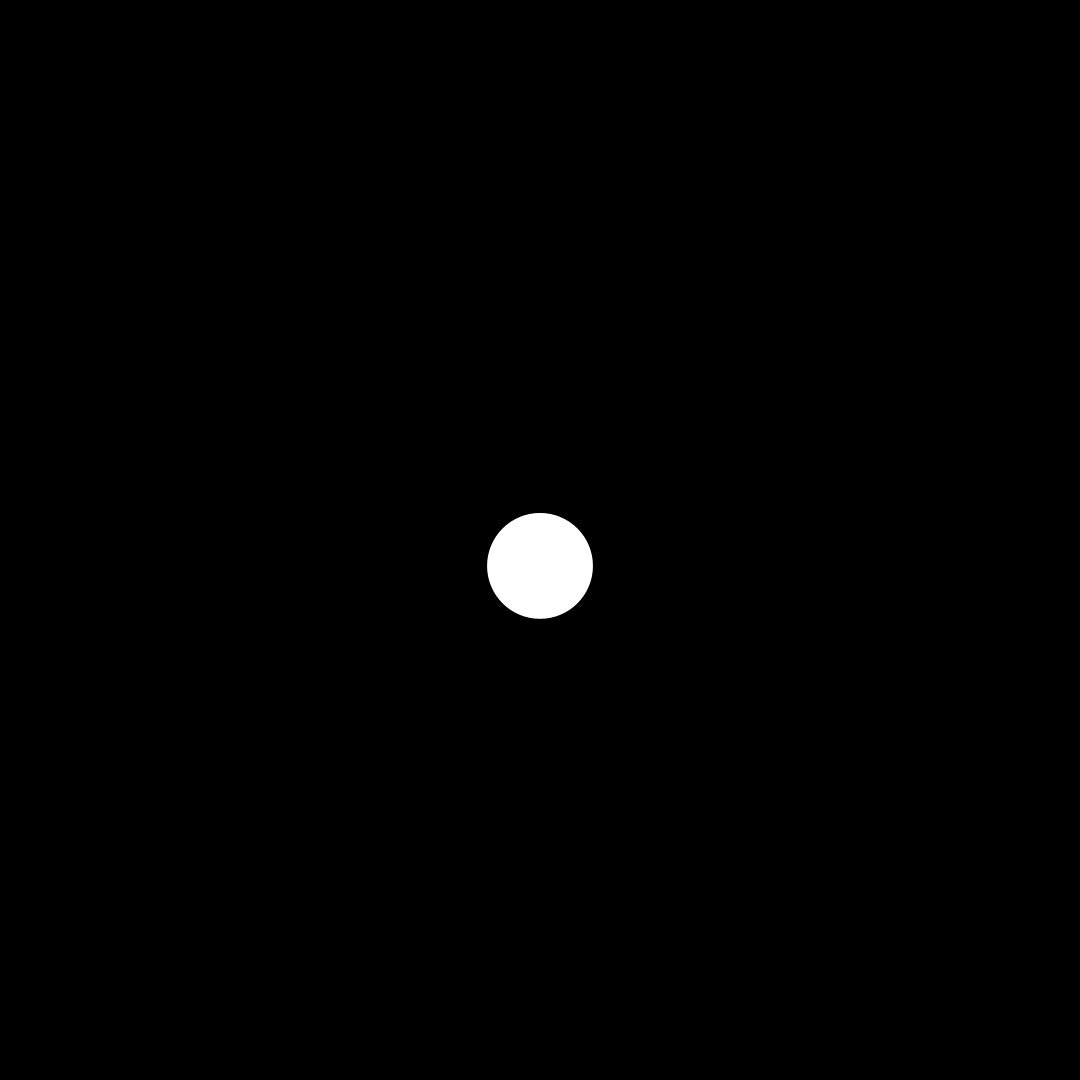
Frame 1 (no input)
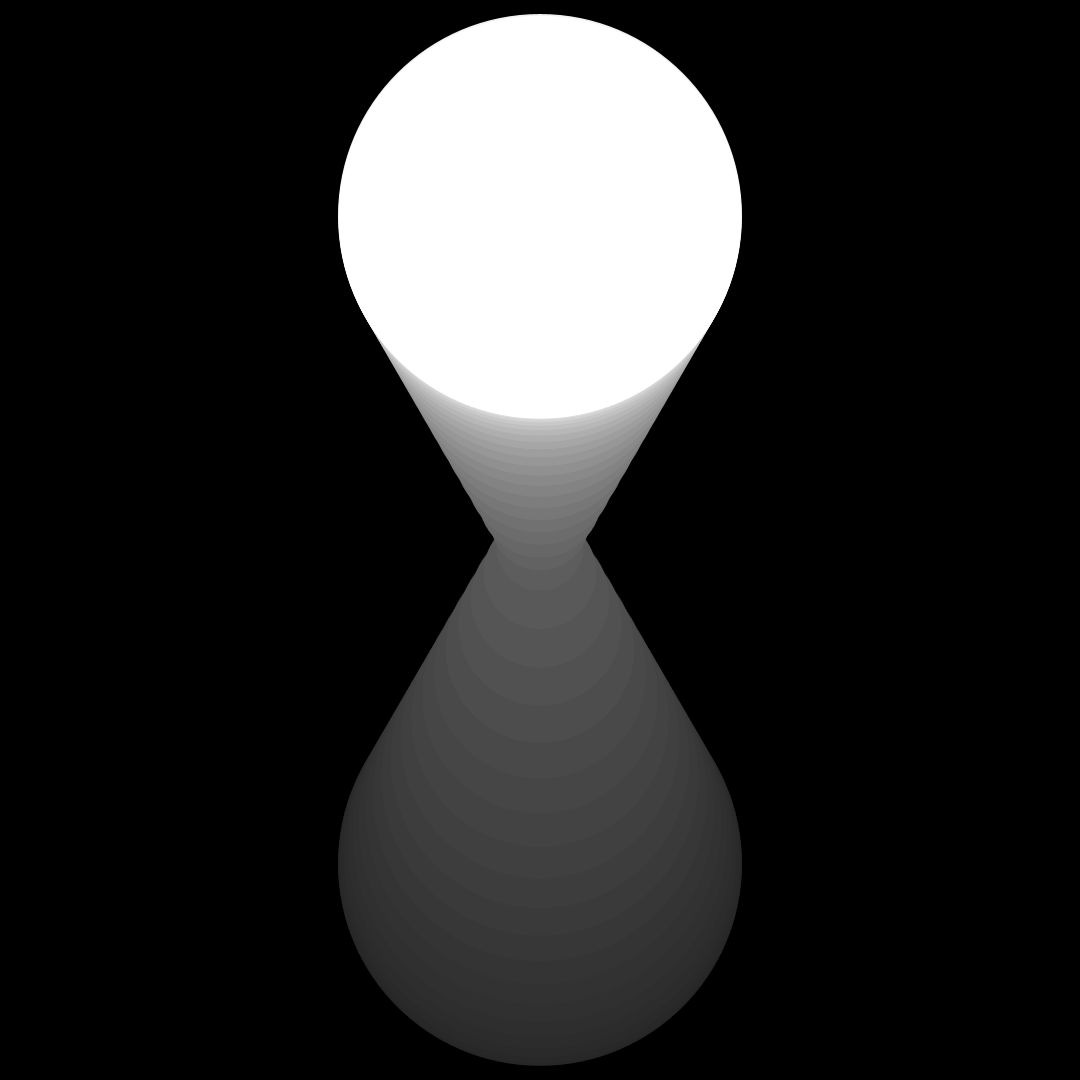
Frame 60 (the mouse pressed at the canvas centre just before this capture)
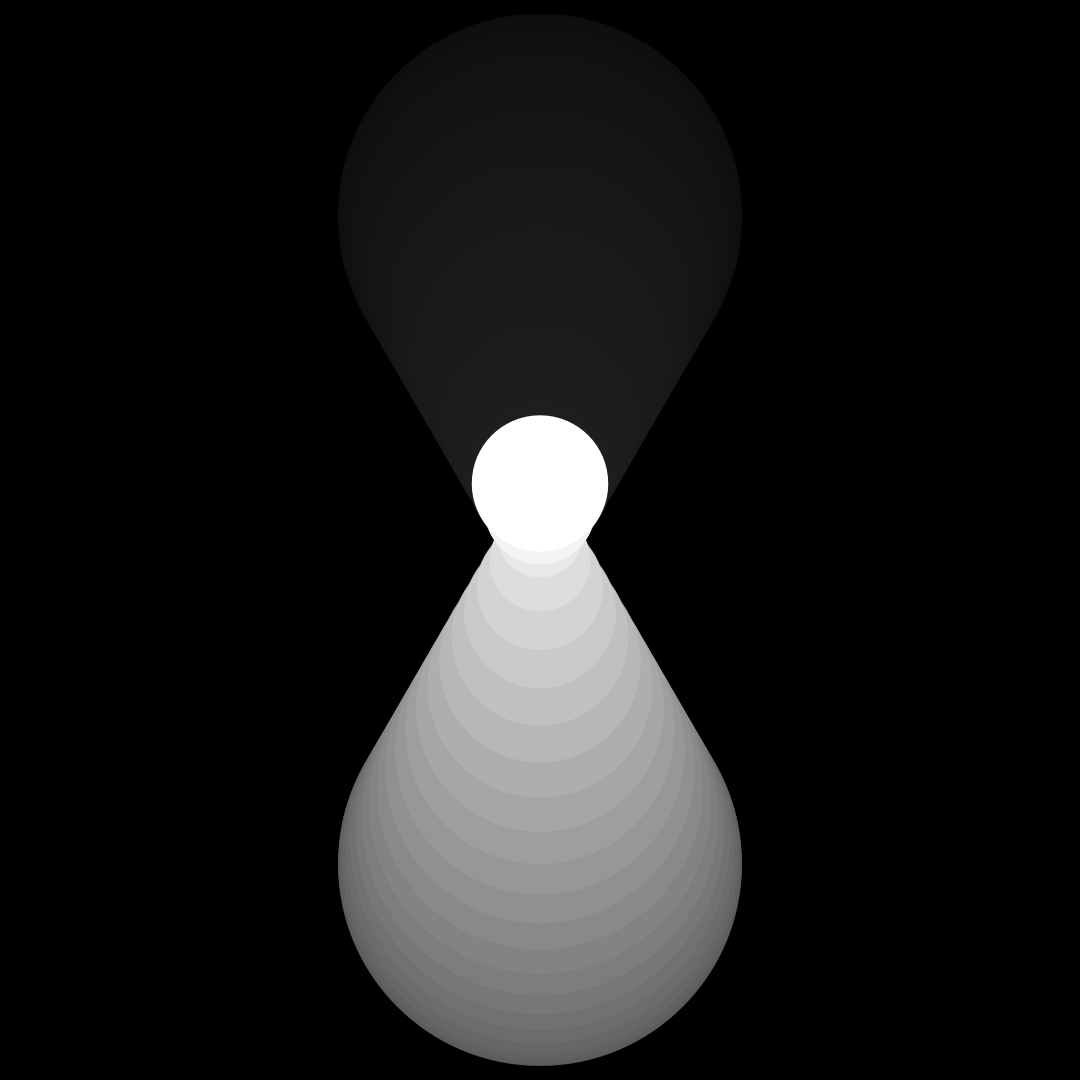
Frame 120 (the mouse held since frame 60 and released just before this capture)

The Processing sketch that drew these frames (run headless with seeded random() and noise(); from frame 60 on, the mouse is pressed at the canvas centre):

// Processing sketch: week09_alptugan_cheapTricks_10
// ── week09_alptugan_cheapTricks_10.pde
float angle = 0.0; // Current angle 
float speed = 0.08; // Speed of motion 
float radius; // Range of motion
float dir;
void setup() { 
  surface.setLocation(0, 0);
  size(1080, 1080); 
  smooth(); 
  noStroke();
  background(0);
  
  radius = height * 0.3;
  dir = 1;
}
void draw() {

  fill(0, 12);
  rect(0, 0, width, height); 
  fill(255);
  angle += speed;
  float sinval = sin(angle);
  float yoffset = sinval * radius; 
  
  float sinval2 = abs(sin(angle));
  float yoffset2 = sinval2 * radius; 
  
  ellipse(width*0.5, height * 0.5 + yoffset, 80 + yoffset2, 80 + yoffset2); 

}
